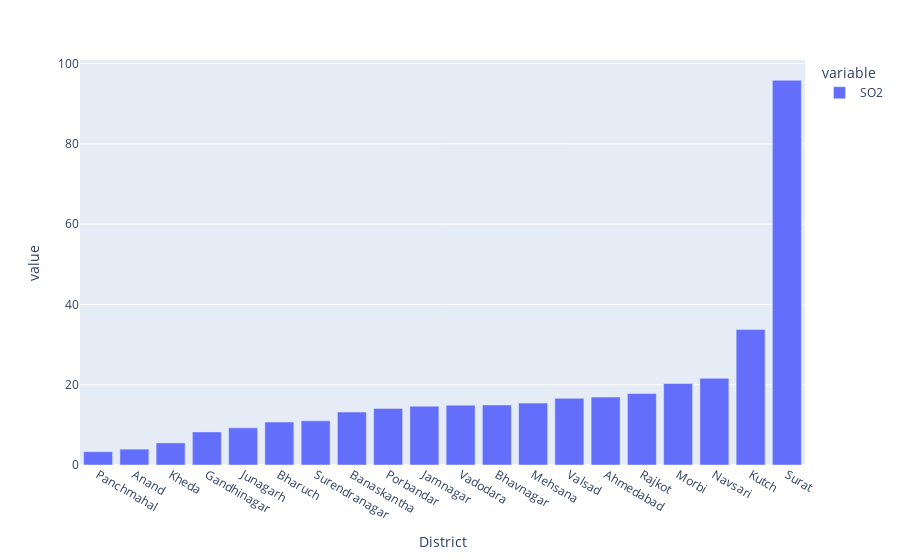

Notebook code for this chart:
### Code cell
plt.figure(figsize=(30,3))
px.bar(df[['SO2','District']].groupby(["District"]).mean().sort_values(by='SO2'))

### Figure 1 — Plotly figure (JSON) as saved in the notebook; plotly's stock layout.template omitted (floating-point values rounded to 4 significant figures)
{"data": [{"alignmentgroup": "True", "hovertemplate": "variable=SO2<br>District=%{x}<br>value=%{y}<extra></extra>", "legendgroup": "SO2", "marker": {"color": "#636efa", "pattern": {"shape": ""}}, "name": "SO2", "offsetgroup": "SO2", "orientation": "v", "showlegend": true, "textposition": "auto", "type": "bar", "x": ["Panchmahal", "Anand", "Kheda", "Gandhinagar", "Junagarh", "Bharuch", "Surendranagar", "Banaskantha", "Porbandar", "Jamnagar", "Vadodara", "Bhavnagar", "Mehsana", "Valsad", "Ahmedabad", "Rajkot", "Morbi", "Navsari", "Kutch", "Surat"], "xaxis": "x", "y": [3.3, 3.95, 5.5, 8.25, 9.26, 10.7, 11, 13.2, 14.1, 14.65, 14.9, 14.96, 15.42, 16.6, 16.91, 17.8, 20.3, 21.6, 33.78, 95.85], "yaxis": "y"}], "layout": {"barmode": "relative", "legend": {"title": {"text": "variable"}, "tracegroupgap": 0}, "margin": {"t": 60}, "xaxis": {"anchor": "y", "domain": [0, 1], "title": {"text": "District"}}, "yaxis": {"anchor": "x", "domain": [0, 1], "title": {"text": "value"}}}}
